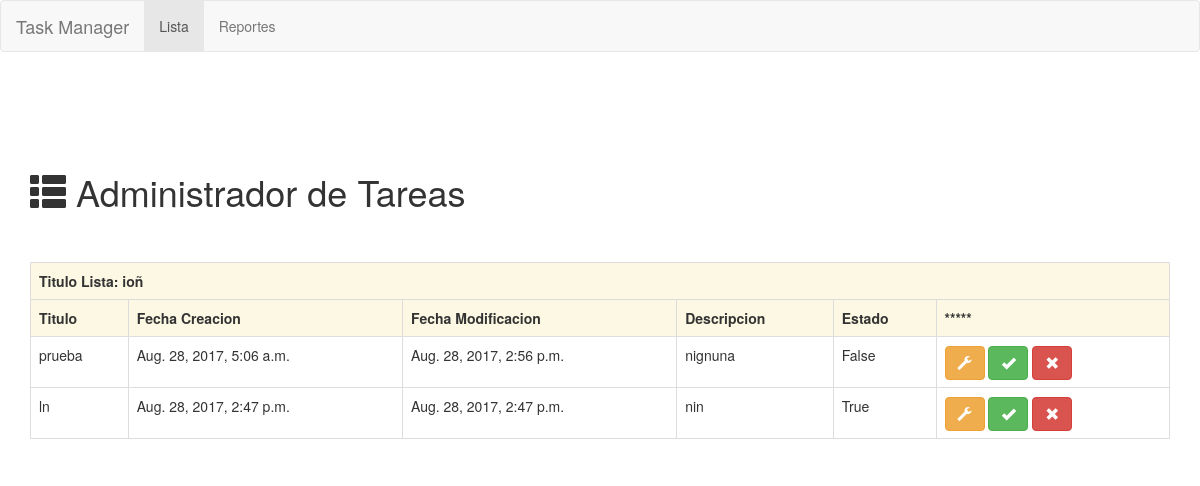
The app's page /tareas/19/ with its own data.
### tareas/models.py (models this page shows, shortened)
@python_2_unicode_compatible  # only if you need to support Python 2
class Lista(models.Model):
    titulo_lista = models.CharField(max_length=200, unique=True)
    fecha_lista = models.DateTimeField(auto_now_add=True)

@python_2_unicode_compatible  # only if you need to support Python 2
class Tareas(models.Model):
    id_lista = models.ForeignKey(Lista, on_delete=models.CASCADE)
    titulo_tarea = models.CharField(max_length=200, unique=True)
    estado_tarea = models.BooleanField(default=False)
    descripcion_tarea = models.TextField(help_text='Describe la Tarea', blank=True)
    fecha_creacion_tarea = models.DateTimeField(auto_now_add=True)
    fecha_modificacion_tarea = models.DateTimeField(auto_now=True)

### tareas/views.py (the view)
# urls.py: url(r'^(?P<l_id>[0-9]+)/$', views.listaTareas, name='listado_tareas'),
def listaTareas(request, l_id):
    try:
        lista= Lista.objects.get(pk=l_id)
    except lista.DoesNotExist:
        raise Http404("La Lista No existe")
    return render(request, 'tareas/listado_tareas.html', {'lista': lista})

### tareas/templates/tareas/listado_tareas.html (shortened to what this page needs)
{% extends 'base.html' %}
{% block container %}
<h1><span class="glyphicon glyphicon-th-list"> </span> Administrador de Tareas</h1>
<br><br>
<table class="table table-hover table-bordered">
<tr><th class="warning" colspan="6">Titulo Lista: {{ lista.titulo_lista }}</th></tr>
  <tr class="warning"><th>Titulo</th><th>Fecha Creacion</th><th>Fecha Modificacion</th><th>Descripcion</th><th>Estado</th><th>*****</th></tr>
{% for l in lista.tareas_set.all %}
  <tr><td>{{l.titulo_tarea }}</td><td>{{l.fecha_creacion_tarea }}</td><td>{{l.fecha_modificacion_tarea }}</td><td>{{l.descripcion_tarea }}</td><td>{{l.estado_tarea }}</td><td><a class="btn btn-warning glyphicon glyphicon-wrench" href="/tareas/{{ l.id }}/modificar_tarea"></a>
  <button class="btn btn-success glyphicon glyphicon-ok"></button>  <a class="btn btn-danger glyphicon glyphicon-remove" href="/tareas/{{ l.id }}/eliminar_tarea"></a> </td></tr>
{% endfor %}
</table>
{% endblock container %}

### records on screen
Lista: titulo_lista "ioñ"
Tareas: titulo_tarea "prueba", fecha_creacion_tarea "Aug. 28, 2017, 5:06 a.m.", fecha_modificacion_tarea "Aug. 28, 2017, 2:56 p.m.", descripcion_tarea "nignuna", estado_tarea "False"
Tareas: titulo_tarea "ln", fecha_creacion_tarea "Aug. 28, 2017, 2:47 p.m.", fecha_modificacion_tarea "Aug. 28, 2017, 2:47 p.m.", descripcion_tarea "nin", estado_tarea "True"
